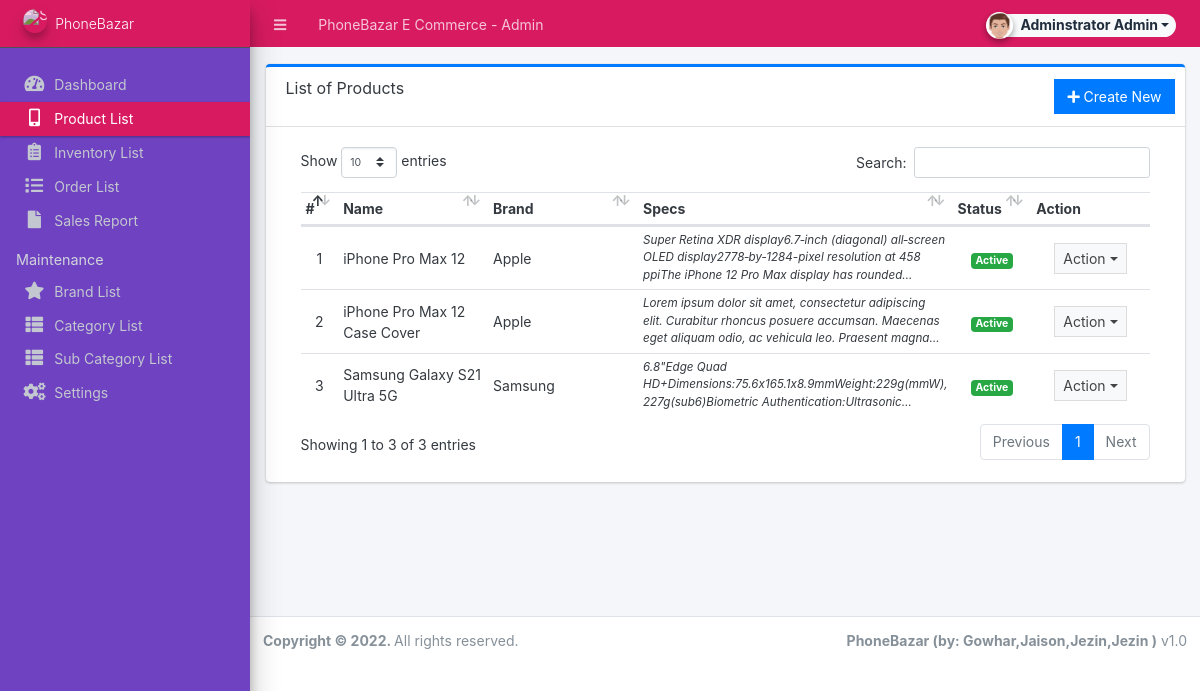
Page /admin/?page=product (signed in) on the committed database.
### tables this page shows
CREATE TABLE `products` (
  `id` int(30) NOT NULL,
  `brand_id` int(30) NOT NULL,
  `category_id` int(30) NOT NULL,
  `sub_category_id` int(30) NOT NULL,
  `name` varchar(250) NOT NULL,
  `specs` text NOT NULL,
  `status` tinyint(1) NOT NULL DEFAULT 1,
  `date_created` datetime NOT NULL DEFAULT current_timestamp()
);

CREATE TABLE `brands` (
  `id` int(30) NOT NULL,
  `name` varchar(250) NOT NULL,
  `description` text DEFAULT NULL,
  `status` tinyint(1) NOT NULL DEFAULT 1,
  `date_created` datetime NOT NULL DEFAULT current_timestamp()
);

### admin/product/index.php (the view, shortened to what this page needs)
<div class="card card-outline card-primary">
	<div class="card-header">
		<h3 class="card-title">List of Products</h3>
		<div class="card-tools">
			<a href="?page=product/manage_product" class="btn btn-flat btn-primary"><span class="fas fa-plus"></span>  Create New</a>
		</div>
	</div>
	<div class="card-body">
		<div class="container-fluid">
        <div class="container-fluid">
			<table class="table table-hover table-strip">
				<colgroup>
					<col width="5%">
					<col width="20%">
					<col width="20%">
					<col width="30%">
					<col width="10%">
					<col width="15%">
				</colgroup>
				<thead>
					<tr>
						<th>#</th>
						<th>Name</th>
						<th>Brand</th>
						<th>Specs</th>
						<th>Status</th>
						<th>Action</th>
					</tr>
				</thead>
				<tbody>
					<?php
					$i = 1;
						$qry = $conn->query("SELECT p.*,b.name as bname from `products` p inner join brands b on p.brand_id = b.id order by (p.name) asc ");
						while($row = $qry->fetch_assoc()):
							foreach($row as $k=> $v){
								$row[$k] = trim(stripslashes($v));
							}
                            $row['specs'] = strip_tags(stripslashes(html_entity_decode($row['specs'])));
					?>
						<tr>
							<td class="text-center"><?php echo $i++; ?></td>
							<td><?php echo $row['name'] ?></td>
							<td><?php echo $row['bname'] ?></td>
							<td ><p class="m-0 truncate"><?php echo $row['specs'] ?></p></td>
							<td class="text-center">
                                <?php if($row['status'] == 1): ?>
                                    <span class="badge badge-success">Active</span>
                                <?php else: ?>
                                    <span class="badge badge-danger">Inactive</span>
                                <?php endif; ?>
                            </td>
							<td align="center">
								 <button type="button" class="btn btn-flat btn-default btn-sm dropdown-toggle dropdown-icon" data-toggle="dropdown">
				                  		Action
				                  </button>
							</td>
						</tr>
					<?php endwhile; ?>
				</tbody>
			</table>
		</div>
		</div>
	</div>
</div>

### rows in the picture
products: name "iPhone Pro Max 12", brand.name "Apple", specs "Super Retina XDR display6.7‑inch (diagonal) all‑screen OLED display2778‑by‑1284-pixel resolution at 458 ppiThe iPhone 12 Pro Max display has…", status "Active"
products: name "iPhone Pro Max 12 Case Cover", brand.name "Apple", specs "Lorem ipsum dolor sit amet, consectetur adipiscing elit. Curabitur rhoncus posuere accumsan. Maecenas eget aliquam odio, ac vehicula leo. Praesent…", status "Active"
products: name "Samsung Galaxy S21 Ultra 5G", brand.name "Samsung", specs "6.8\"Edge Quad HD+Dimensions:75.6x165.1x8.9mmWeight:229g(mmW), 227g(sub6)Biometric…", status "Active"

### other values in the picture
$_settings->info('name') "PhoneBazar E Commerce"
$_settings->userdata('firstname').' '.$_settings->userdata('lastname') "Adminstrator Admin"
$_settings->info('short_name') "PhoneBazar"
